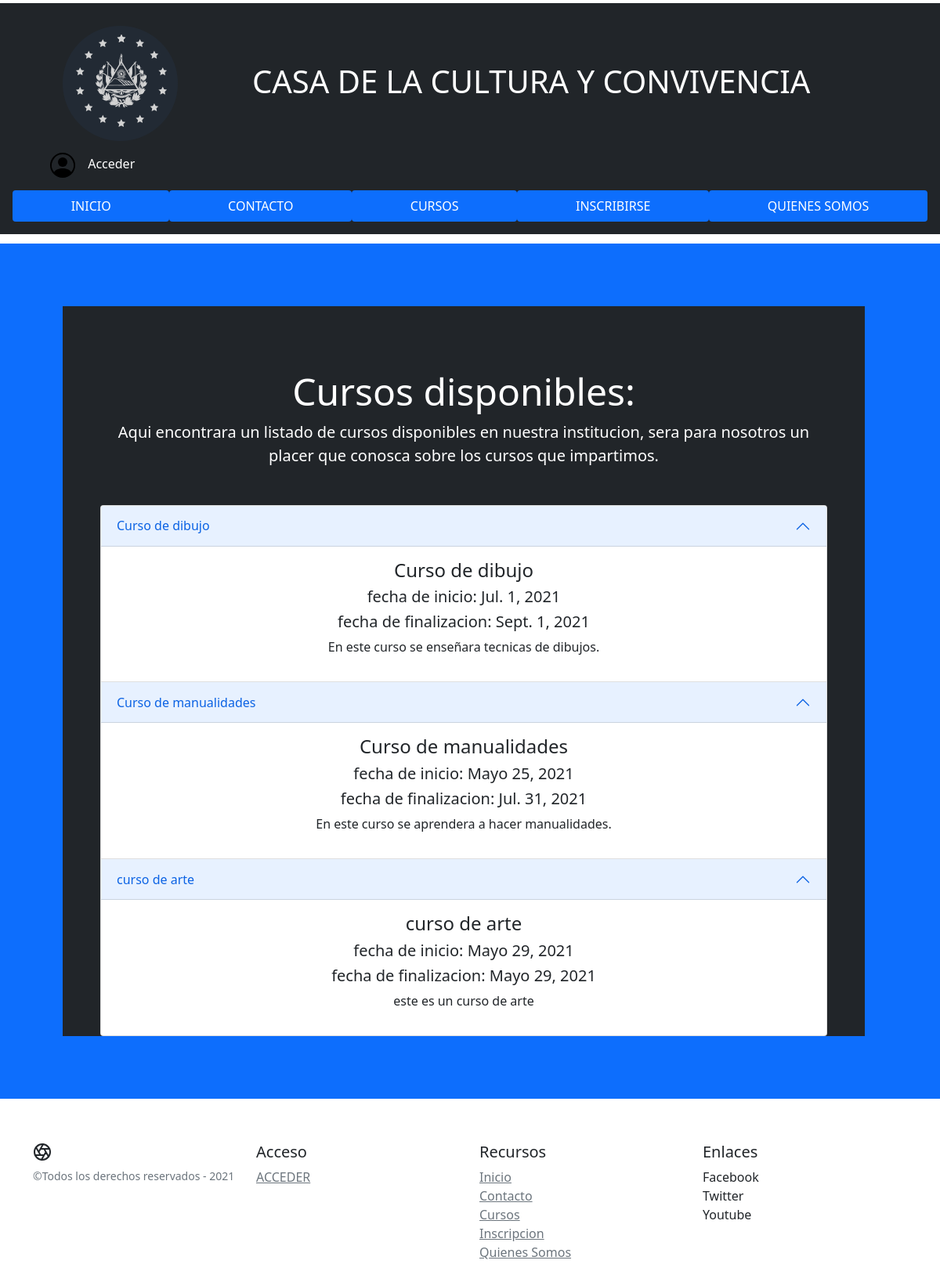
The page /verCursos on the database its author committed.
### cursos/models.py (models this page shows, shortened)
class cursos(models.Model):
    nombre=models.CharField(max_length=100)
    descripcion=models.CharField(max_length=200)
    fecha_inicio=models.DateField()
    fecha_fin=models.DateField()

### cursos/views.py (the view)
# urls.py: path('verCursos',views.verCursos,name='verCursos'),
def verCursos(request):
    lista_cursos=cursos.objects.order_by('nombre')[:]
    template = loader.get_template('cursos/cursos.html')
    context = {
        'cursos_list': lista_cursos,
    }
    return  HttpResponse(template.render(context, request))

### cursos/templates/cursos/cursos.html (shortened to what this page needs)
{% extends "cursos/menu.html" %}
{% block content %}
<div class="position-relative overflow-hidden p-3 p-md-5 m-md-3 text-center bg-primary">
<div class="bg-dark me-md-3 pt-3 px-3 pt-md-5 px-md-5 text-center text-white overflow-hidden">
      <div class="my-3 py-3">
        <h2 class="display-5">Cursos disponibles:</h2>
        <p class="lead">Aqui encontrara un listado de cursos disponibles en nuestra institucion, sera para nosotros
          un placer que conosca sobre los cursos que impartimos.</p>
      </div>
{% if cursos_list %}
    <div class="accordion" id="accordionExample">
        {% for curso in cursos_list %}
  <div class="accordion-item">
    <h2 class="accordion-header" id="headingOne">
      <button class="accordion-button" type="button" data-bs-toggle="collapse" data-bs-target="#collapseOne" aria-expanded="true" aria-controls="collapseOne">
        {{curso.nombre}}
      </button>
    </h2>
    <div id="collapseOne" class="accordion-collapse collapse show" aria-labelledby="headingOne" data-bs-parent="#accordionExample">
      <div class="accordion-body text-dark">
         <h4 class="text-dark"> {{curso.nombre}}</h4>
          <h5>fecha de inicio: {{curso.fecha_inicio}}</h5>
          <h5>fecha de finalizacion: {{curso.fecha_fin}}</h5>
          <p>{{curso.descripcion}}</p>
      </div>
    </div>
  </div>
         {% endfor %}
   </div>
{% else %}
     <div class="bg-light shadow-sm mx-auto text-dark" style="width: 80%; height: 300px; border-radius: 21px 21px 0 0;">
         <h1>No hay cursos disponibles</h1>
     </div>
{% endif %}
</div>
</div>
{% endblock %}

### cursos/templates/cursos/menu.html (shortened to what this page needs)
<!doctype html>
<html lang="en">
  <head>
    <link href="https://cdn.jsdelivr.net/npm/bootstrap@5.0.1/dist/css/bootstrap.min.css" rel="stylesheet">
  </head>
  <body>
{% load static %}
<header class="site-header sticky-top py-1">
  <div class="p-3 mb-2 bg-dark text-white">
 <div class="px-3 py-2 bg-dark text-white">
      <div class="container">
        <div class="d-flex flex-wrap align-items-center justify-content-center justify-content-lg-start">
          <a href="#" class="d-flex align-items-center col-md-3 mb-2 mb-md-0 text-dark text-decoration-none">
                <img src="{% static 'LogoGoes.png' %}" alt="..." >
      </a>
          <h1 class="">CASA DE LA CULTURA Y CONVIVENCIA</h1>
          <ul class="nav col-12 col-lg-auto my-2 justify-content-center my-md-0 text-small">
            <li>
              <a href="{% url 'administrar' %}" class="nav-link text-white">
                <svg class="bi me-2 " width="40" height="32"><use xlink:href="#people-circle"/></svg>
                Acceder
              </a>
            </li>
          </ul>
        </div>
      </div>
    </div>
    <div class="position-relative">
    <ul class="nav nav-pills nav-fill">
  <li class="nav-item">
    <a class="nav-link active" aria-current="page" href="{% url 'home' %}">INICIO</a>
  </li>
      <li class="nav-item">
    <a class="nav-link active" aria-current="page" href="{% url 'contacto' %}">CONTACTO</a>
  </li>
      <li class="nav-item">
    <a class="nav-link active" aria-current="page" href="{% url 'verCursos' %}">CURSOS</a>
  </li>
      <li class="nav-item">
    <a class="nav-link active" aria-current="page" href="{% url 'inscripcion' %}">INSCRIBIRSE</a>
  </li>
      <li class="nav-item">
    <a class="nav-link active" aria-current="page" href="{% url 'quienesSomos' %}">QUIENES SOMOS</a>
  </li>
  </ul>
    </div>
  </div>
</header>
<main>
<div class="p-3 mb-2 bg-primary text-white">
{% block content %} {% endblock %}
</div>
</main>
<footer class="container py-5">
  <div class="row">
    <div class="col-12 col-md">
      <small class="d-block mb-3 text-muted">&copy;Todos los derechos reservados - 2021</small>
    </div>
    <div class="col-6 col-md">
      <h5>Acceso</h5>
      <ul class="list-unstyled text-small">
        <li><a class="link-secondary" href="{% url 'administrar' %}">ACCEDER</a></li>
      </ul>
    </div>
    <div class="col-6 col-md">
      <h5>Recursos</h5>
      <ul class="list-unstyled text-small">
          <li><a class="link-secondary" href="{% url 'home' %}">Inicio</a></li>
        <li><a class="link-secondary" href="{% url 'contacto' %}">Contacto</a></li>
          <li><a class="link-secondary" href="{% url 'verCursos' %}">Cursos</a></li>
        <li><a class="link-secondary" href="{% url 'inscripcion' %}">Inscripcion</a></li>
           <li><a class="link-secondary" href="{% url 'quienesSomos' %}">Quienes Somos</a></li>
      </ul>
    </div>
    <div class="col-6 col-md">
      <h5>Enlaces</h5>
    <ul class="list-unstyled text-small">
        <li><a class="link-secondary" href="#"></a>Facebook</li>
         <li><a class="link-secondary" href="#"></a>Twitter</li>
         <li><a class="link-secondary" href="#"></a>Youtube</li>
    </ul>
    </div>
  </div>
</footer>
  </body>
</html>

### rows shown on the page
cursos: nombre "Curso de dibujo", fecha_inicio "Jul. 1, 2021", fecha_fin "Sept. 1, 2021", descripcion "En este curso se enseñara tecnicas de dibujos."
cursos: nombre "Curso de manualidades", fecha_inicio "Mayo 25, 2021", fecha_fin "Jul. 31, 2021", descripcion "En este curso se aprendera a hacer manualidades."
cursos: nombre "curso de arte", fecha_inicio "Mayo 29, 2021", fecha_fin "Mayo 29, 2021", descripcion "este es un curso de arte"
